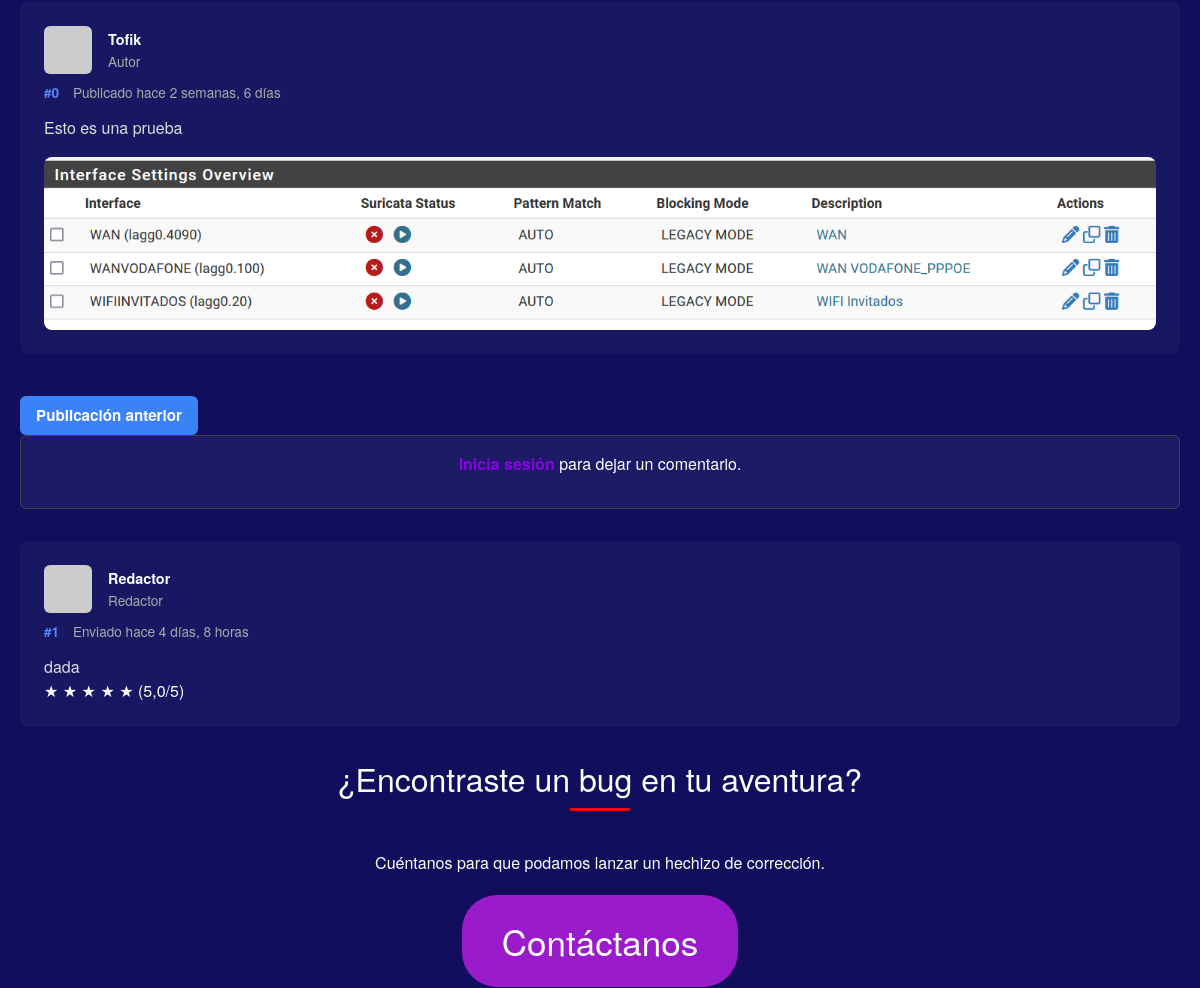
/es/blog/8/ (middle part), run on an earlier commit of the app's database.
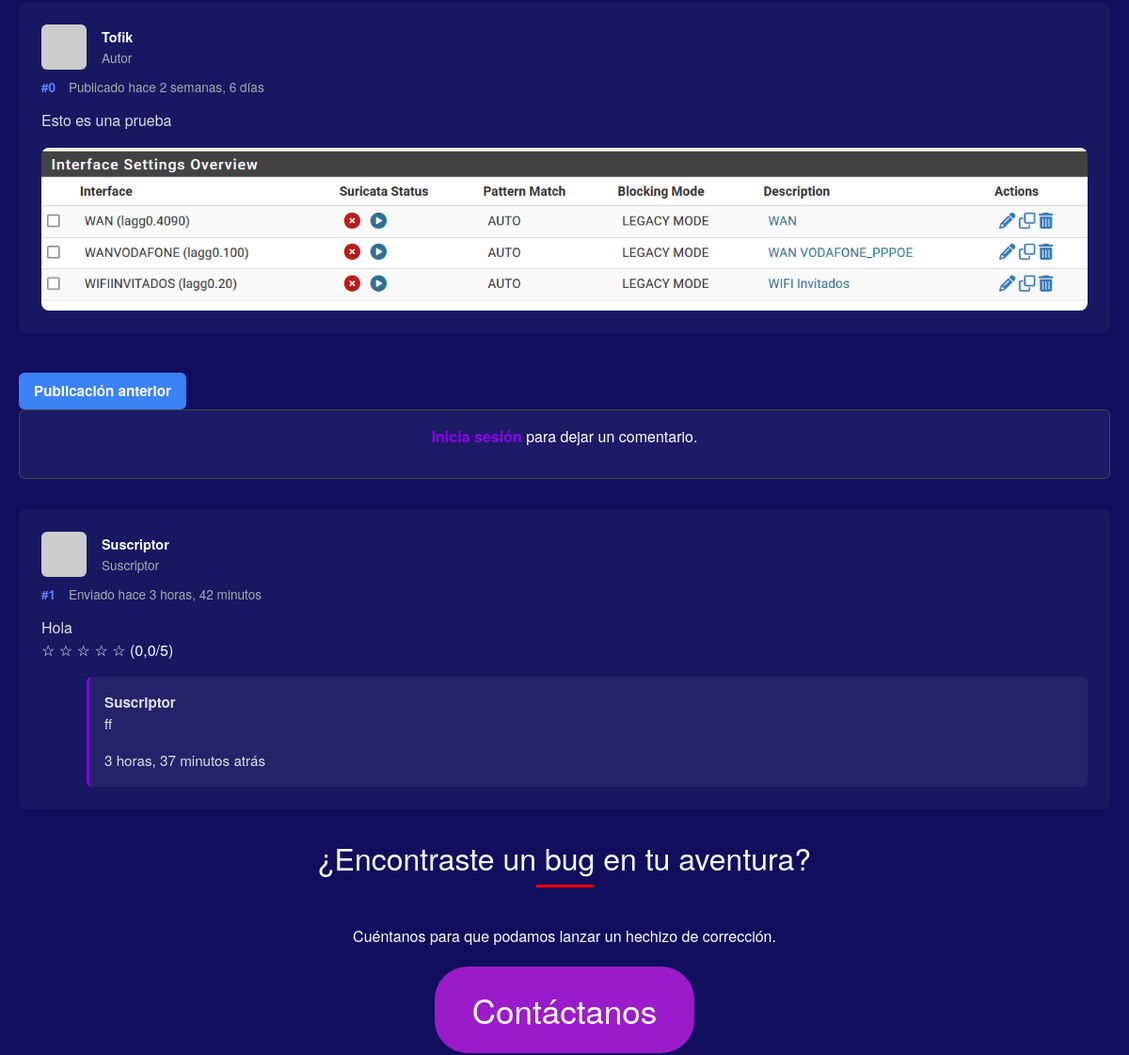
And on a later commit of the database.
### vandalproy/models.py (models this page shows, shortened)
class BlogPost(models.Model):
    id = models.AutoField(primary_key=True)
    title = models.CharField(max_length=200)
    title_en = models.CharField(max_length=200, blank=True, null=True)
    content = models.TextField()
    content_en = models.TextField(blank=True, null=True)
    author = models.ForeignKey(User, on_delete=models.CASCADE, default=1)
    image = models.ImageField(upload_to="blog/", null=True, blank=True)
    created_at = models.DateTimeField(auto_now_add=True)

class BlogComment(models.Model):
    id = models.AutoField(primary_key=True)
    post = models.ForeignKey(
        BlogPost,
        on_delete=models.CASCADE,
        related_name="comments",
        null=True,
        blank=True,
    )
    user = models.ForeignKey(User, on_delete=models.CASCADE)
    content = models.TextField()
    created_at = models.DateTimeField(auto_now_add=True)
    parent = models.ForeignKey(
        "self", null=True, blank=True, on_delete=models.CASCADE, related_name="replies"
    )

class UserRole(models.Model):
    id = models.AutoField(primary_key=True)
    user = models.OneToOneField(User, on_delete=models.CASCADE)
    role = models.CharField(
        max_length=50,
        choices=[
            ("admin", "Admin"),
            ("redactor", "Redactor"),
            ("colaborador", "Colaborador"),
            ("suscriptor", "Suscriptor"),
        ],
    )

### vandalproy/views.py (the view, shortened to what this page needs)
# urls.py: path('blog/<int:post_id>/', blog_post_view, name='blog_post'),
def blog_post_view(request, post_id):
    post = get_object_or_404(BlogPost, id=post_id)
    form = CommentForm(request.POST or None)
    top_comments = post.comments.filter(parent__isnull=True).order_by("created_at")
    role = None
    if request.user.is_authenticated:
        try:
            role = UserRole.objects.get(user=request.user).role
        except UserRole.DoesNotExist:
            role = None
    next_post = BlogPost.objects.filter(id__gt=post.id).order_by("id").first()
    return render(
        request,
        "portal/blog_detalle.html",
        {
            "post": post,
            "comments": top_comments,
            "form": form,
            "role": role,
            "next_post": next_post,
        },
    )

### vandalproy/context_processors.py (called while the page is built)
def user_role(request):
    if request.user.is_authenticated:
        try:
            role = UserRole.objects.get(user=request.user).role
        except UserRole.DoesNotExist:
            role = None
    else:
        role = None
    return {"role": role}

### vandalproy/templatetags/comentarios_extras.py (called while the page is built)
@register.filter
def average_stars(ratings):
    total = sum(r.stars for r in ratings)
    count = ratings.count()
    return total / count if count else 0

@register.simple_tag
def star_states(avg):
    states = []
    for i in range(1, 6):
        if avg >= i:
            states.append('full')
        elif avg >= i - 0.5:
            states.append('half')
        else:
            states.append('empty')
    return states

### templates/portal/blog_detalle.html (shortened to what this page needs)
{% extends "common/base.html" %}
{% load i18n %}
{% load static %}
{% load comentarios_extras %}
{% get_current_language as LANGUAGE_CODE %}
{% block content %}
<section id="comments-section">
    <div class="comment-block principal">
        <div class="comment-header">
            <div class="avatar"></div>
            <div class="user-info">
                <span class="username">{{ post.author.username }}</span>
                <span class="user-role">{% trans "Autor" %}</span>
            </div>
        </div>
        <div class="comment-meta">
            <span class="comment-number">#0</span>
            <span class="comment-time">
                {% trans "Publicado hace" %}
                {{ post.created_at|timesince }}
            </span>
        </div>
        <div class="comment-content">
            {% if LANGUAGE_CODE == 'en' and post.content_en %}
                {{ post.content_en|linebreaks }}
            {% else %}
                {{ post.content|linebreaks }}
            {% endif %}
        </div>
        {% if post.image %}
            <div class="comment-image">
                <img src="{{ post.image.url }}" alt="Imagen del post">
            </div>
        {% endif %}
    </div>
    <div class="navigation-buttons">
        {% if post.get_previous_by_created_at %}
        <button class="page-button">
            <a href="{% url 'blog_post' post.get_previous_by_created_at.pk %}">
                {% trans "Publicación anterior" %}
            </a>
        </button>
        {% endif %}
    </div>
    {% if user.is_authenticated %}
        <form method="POST" class="comment-form">
            {% csrf_token %}
            {{ form.content }}
            <input type="hidden" name="parent_id" value="">
            <button type="submit">{% trans "Enviar comentario" %}</button>
        </form>
    {% else %}
        <div class="login-notice">
            <p>
                <a class="login-link" href="{% url 'login' %}">{% trans "Inicia sesión" %}</a>
                {% trans "para dejar un comentario." %}
            </p>
        </div>
    {% endif %}
<div class="comments-list">
    {% if comments %}
        {% for comment in comments %}
            <div class="comment-block">
                <div class="comment-header">
                    <div class="avatar"></div>
                    <div class="user-info">
                        <span class="username">{{ comment.user.username }}</span>
                        <span class="user-role">
                            {% with comment.user.userrole.role as rol %}
                            {{ rol|  title }}
                            {% endwith %}
                        </span>
                    </div>
                </div>
                <div class="comment-meta">
                    <span class="comment-number">#{{ forloop.counter }}</span>
                    <span class="comment-time">{% trans "Enviado hace" %}
                        {{ comment.created_at|timesince }}</span>
                </div>
                <div class="comment-content">{{ comment.content }}</div>
            <div class="comment-rating">
                {% with avg=comment.ratings.all|average_stars %}
                    {% star_states avg as states %}
                    <span>
                        {% for state in states %}
                            {% if state == 'full' %}
                                ★
                            {% elif state == 'half' %}
                                <span style="color:#FFD700;">&#9733;</span><span style="color:#DDD;position:relative;left:-10px;">&#9734;</span>
                            {% else %}
                                ☆
                            {% endif %}
                        {% endfor %}
                        ({{ avg|floatformat:1 }}/5)
                    </span>
                {% endwith %}
            </div>
                {% for reply in comment.replies.all %}
                    <div class="reply-block">
                        <strong>{{ reply.user.username }}</strong>
                        <p>{{ reply.content }}</p>
                        <span>{{ reply.created_at|timesince }}
                            {% trans "atrás" %}
                        </span>
                    </div>
                {% endfor %}
            </div>
        {% endfor %}
    {% else %}
        <p class="empty-comment">{% trans "No hay comentarios sobre el blog aún. Sé el primero." %}</p>
    {% endif %}
</div>
<div style="text-align: center;">
    <h1>{% trans "¿Encontraste un bug en tu aventura?" %}</h1>
    <p>{% trans "Cuéntanos para que podamos lanzar un hechizo de corrección." %}</p>
</div>
<div style="text-align: center; margin: 20px 0;">
    <a href="/{{ LANGUAGE_CODE }}/contacto" class="contact-button">{% trans "Contáctanos" %}</a>
</div>
{% endblock %}

### templates/common/base.html (shortened to what this page needs)
{% load static %}
{% load i18n %}
{% get_current_language as LANGUAGE_CODE %}
<!DOCTYPE html>
<html lang="{{ LANGUAGE_CODE }}">
<head>
    <link href="https://cdn.jsdelivr.net/npm/bootstrap@5.3.3/dist/css/bootstrap.min.css" rel="stylesheet">
    <link rel="stylesheet" href="{% static 'css/styles.css' %}">
    <link rel="stylesheet" href="{% static 'css/noticias.css' %}">
    <link rel="stylesheet" href="{% static 'css/blog.css' %}">
    <link rel="stylesheet" href="{% static 'css/calendario.css' %}">
    <link rel="stylesheet" href="{% static 'css/contacto.css' %}">
    <link rel="stylesheet" href="{% static 'css/dashboards.css' %}">
    <link rel="stylesheet" href="{% static 'css/formularios.css' %}">
    <link rel="stylesheet" href="{% static 'css/login.css' %}">
    <link rel="stylesheet" href="{% static 'css/ranking.css' %}">
    <link rel="stylesheet" href="{% static 'css/redactores.css' %}">
    <link rel="stylesheet" href="{% static 'css/videos.css' %}">
    <link rel="stylesheet" href="{% static 'css/paginacion.css' %}">
</head>
    <body>
        <main>
            {% block content %}{% endblock %}
        </main>
    </body>
</html>

### templates/common/header.html (shortened to what this page needs)
{% load i18n %}
{% load static %}

### templates/common/footer.html (shortened to what this page needs)
{% load i18n %}
{% load static %}

### static/css/styles.css (style rules this page uses)
:root { --primary-color: #fff; --accent-color: red; --bg-light: #f9f9f9; --text-color: #ffffff; --font-sans: 'Helvetica Neue', Arial, sans-serif; }
* { margin: 0; padding: 0; box-sizing: border-box; }
body { font-family: var(--font-sans); color: var(--text-color); background: #110F5D; }
section { padding: 60px 20px; max-width: 1200px; margin: 0 auto; }
section h1 { font-size: 2rem; position: relative; text-align: center; margin-bottom: 40px; }
section h1::after { content: ''; width: 60px; height: 3px; background: var(--accent-color); display: block; margin: 10px auto 0; }
.contact-button { display: inline-block; padding: 20px 40px; background-color: #b61ee0d4; color: white; text-decoration: none; border-radius: 35px; font-size: 35px; transition: background-color 0.3s ease; }

### static/css/blog.css (style rules this page uses)
button, .comment-form button, .reply-form button, .show-reply-btn { padding: 8px 16px; border: none; border-radius: 6px; font-weight: bold; font-size: 0.95rem; cursor: pointer; background-color: #8b00e9; color: white; transition: background-color 0.3s ease; margin-top: 10px; }
.reply-block { margin-left: 3rem; margin-top: 1rem; background: rgba(255, 255, 255, 0.05); border-left: 3px solid #8b00e9; padding: 1rem; border-radius: 6px; color: #e0e0e0; font-size: 0.95rem; }
.comment-block { margin-bottom: 2rem; background-color: rgba(255, 255, 255, 0.03); padding: 1.5rem; border-radius: 8px; }
.comment-header { display: flex; align-items: center; gap: 1rem; margin-bottom: 0.5rem; }
.avatar { width: 48px; height: 48px; background-color: #ccc; border-radius: 6px; }
.user-info { display: flex; flex-direction: column; font-size: 0.9rem; }
.username { font-weight: bold; color: white; }
.user-role { font-size: 0.85rem; color: #aaa; }
.comment-meta { font-size: 0.85rem; color: #aaa; margin: 0.3rem 0 0.7rem; }
.comment-number { color: #5b84ff; font-weight: bold; margin-right: 10px; }
.comment-content { font-size: 1rem; color: #ddd; margin-top: 0.5rem; line-height: 1.6; }
.comment-image { margin-top: 1rem; }
.comment-image img { max-width: 100%; border-radius: 8px; display: block; margin: 0 auto; }
.login-notice { background-color: rgba(255, 255, 255, 0.05); border: 1px solid #444; padding: 1rem; text-align: center; border-radius: 6px; margin-bottom: 2rem; font-size: 1rem; color: #fff; }
.login-link { font-weight: bold; color: #8b00e9; text-decoration: none; }
.page-button { background-color: #3b82f6; }
.page-button > a { color: white; text-decoration: none; }
html { font-size: 100%; }

### static/css/dashboards.css (style rules this page uses)
:root { --dash-bg: #f4f6f8; --dash-card-bg: #ffffff; --dash-border: #d1d5db; --dash-text: #000000; --dash-accent: #3b82f6; --dash-radius: 8px; --dash-padding: 16px; --dash-gap: 24px; }

What changed in the data, as far as the page shows it:
removed BlogComment: user.username "Redactor", user.userrole.role "Redactor", created_at "4 días, 8 horas", content "dada", ratings "5,0"
added BlogComment: user.username "Suscriptor", user.userrole.role "Suscriptor", created_at "3 horas, 42 minutos", content "Hola", ratings "0,0"
added BlogComment: user.username "Suscriptor", content "ff", created_at "3 horas, 37 minutos"
